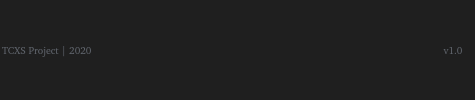
           <widget class="QFrame" name="rodape">
            <property name="minimumSize">
             <size>
              <width>0</width>
              <height>17</height>
             </size>
            </property>
            <property name="styleSheet">
             <string notr="true">background-color: rgb(31, 31, 31);</string>
            </property>
            <property name="frameShape">
             <enum>QFrame::NoFrame</enum>
            </property>
            <property name="frameShadow">
             <enum>QFrame::Raised</enum>
            </property>
            <layout class="QHBoxLayout" name="horizontalLayout_7">
             <property name="spacing">
              <number>0</number>
             </property>
             <property name="leftMargin">
              <number>0</number>
             </property>
             <property name="topMargin">
              <number>0</number>
             </property>
             <property name="rightMargin">
              <number>0</number>
             </property>
             <property name="bottomMargin">
              <number>0</number>
             </property>
             <item>
              <widget class="QLabel" name="rodape_desenvolvedor">
               <property name="minimumSize">
                <size>
                 <width>440</width>
                 <height>0</height>
                </size>
               </property>
               <property name="styleSheet">
                <string notr="true">QLabel{
	background-color: transparent;
	color: rgb(98, 103, 111);
font: 10px ,Segoe UI;
margin-right: 5px;
}

</string>
               </property>
               <property name="text">
                <string>TCXS Project | 2020</string>
               </property>
              </widget>
             </item>
             <item>
              <widget class="QLabel" name="rodape_versao">
               <property name="styleSheet">
                <string notr="true">QLabel{
	background-color: transparent;
	color: rgb(98, 103, 111);
font: 10px ,Segoe UI;
margin-right: 5px;
}

</string>
               </property>
               <property name="text">
                <string>v1.0  </string>
               </property>
               <property name="alignment">
                <set>Qt::AlignRight|Qt::AlignTrailing|Qt::AlignVCenter</set>
               </property>
              </widget>
             </item>
             <item>
              <widget class="QFrame" name="redimensionador">
               <property name="maximumSize">
                <size>
                 <width>20</width>
                 <height>20</height>
                </size>
               </property>
               <property name="styleSheet">
                <string notr="true">QSizeGrip {
	
	background-image: url(:/redimensiona/images/cil-move.png);
	background-position: center;
	background-repeat: no-reperat;
}</string>
               </property>
               <property name="frameShape">
                <enum>QFrame::NoFrame</enum>
               </property>
               <property name="frameShadow">
                <enum>QFrame::Raised</enum>
               </property>
              </widget>
             </item>
            </layout>
           </widget>
